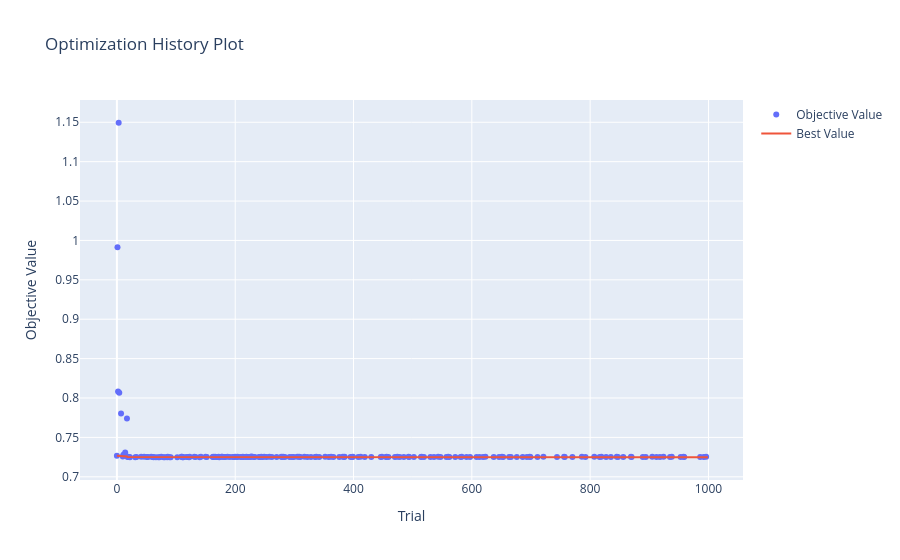

The cell this chart's notebook holds for it:
### Code cell
vis.plot_optimization_history(estudo_hpc)

### Figure 1 — Plotly figure (JSON) as saved in the notebook; plotly's stock layout.template omitted (floating-point values rounded to 4 significant figures; data arrays with more than 128 entries replaced by an {"elided": "..."} marker saying what was removed)
{"data": [{"mode": "markers", "name": "Objective Value", "type": "scatter", "x": {"elided": "193 int values"}, "y": {"elided": "193 float values"}}, {"mode": "lines", "name": "Best Value", "type": "scatter", "x": {"elided": "1000 int values"}, "y": {"elided": "1000 float values"}}, {"marker": {"color": "#cccccc"}, "mode": "markers", "name": "Infeasible Trial", "showlegend": false, "type": "scatter", "x": [], "y": []}], "layout": {"title": {"text": "Optimization History Plot"}, "xaxis": {"title": {"text": "Trial"}}, "yaxis": {"title": {"text": "Objective Value"}}}}
